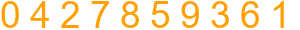
#> input picture price_img.png, 300 x 30 px
$ python '图形验证码的识别.py'
#> lines starting #> are read from the running program, lines starting #| are printed output that depends on the picture; after the words box and inside, x2 and y2 are one past the last pixel; in counts of white or black regions, pixels touching at a corner belong together
from PIL import Image
import pytesseract


img = Image.open("./price_img.png")
#> img is the input picture: PIL image 300x30 RGBA; mean R, G, B, A 67, 42.1, 0, 51.5
img = img.convert("L")
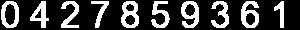
#> img: PIL image 300x30 L; values 0 (black) and 170 (white), 26.3% white; 10 white regions, largest, box (x1, y1, x2, y2) and area: (121, 1, 139, 28) 291, (241, 1, 259, 28) 283, (181, 1, 199, 28) 279
#> (the run stopped early here; a loop or call above may not have finished)
